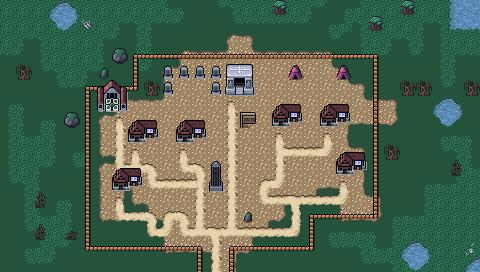

This is a level from a 2D game, rendered from its Tiled map with the project's own tilesets. A one-line summary and the map file follow, with tile-layer data summarised:
An orthogonal 30x17 tile map with 16x16 px tiles, 4 tile layers (Background, Ground, Foreground, AboveSprites), 3 tilesets and 13 objects (RotatingShop).

<map version="1.10" tiledversion="1.10.1" orientation="orthogonal" renderorder="right-down" width="30" height="17" tilewidth="16" tileheight="16" infinite="0" nextlayerid="6" nextobjectid="54">
 <editorsettings>
  <export target="wastetown..tmx" format="tmx" />
 </editorsettings>
 <tileset firstgid="1" source="../tileset/main.tsx" />
 <tileset firstgid="10113" source="../tileset/buildings.tsx" />
 <tileset firstgid="11905" source="../tileset/buildings-nocollide.tsx" />
 <layer id="1" name="Background" width="30" height="17">
  <data>[510 cells, 510 non-empty, 1 distinct tile ids]</data>
 </layer>
 <layer id="2" name="Ground" width="30" height="17">
  <data>[510 cells, 398 non-empty, 43 distinct tile ids]</data>
 </layer>
 <layer id="3" name="Foreground" width="30" height="17">
  <properties>
   <property name="spriteLayer" type="bool" value="true" />
  </properties>
  <data>[510 cells, 147 non-empty, 29 distinct tile ids]</data>
 </layer>
 <layer id="5" name="AboveSprites" width="30" height="17">
  <data>[510 cells, 34 non-empty, 16 distinct tile ids]</data>
 </layer>
 <objectgroup id="4" name="Objects">
  <object id="38" template="../obj/entry_up.tx" x="208" y="272" />
  <object id="41" template="../obj/shop.tx" x="129" y="146">
   <properties>
    <property name="commonShopList" value="Black,Black,Enchantment4Black,Creature2Black,Instant4Black" />
    <property name="mythicShopList" value="Planeswalker,WUBRG,Vehicle,Artifact,Equip,Wand,Legend4Black" />
    <property name="rareShopList" value="RWB,RUB,RGB,UWB,UGB,UWB,Land4Black,Creature6Black" />
    <property name="uncommonShopList" value="Dimir,Rakdos,Orzhov,Golgari,Dimir,Rakdos,Orzhov,Golgari,Land" />
   </properties>
  </object>
  <object id="42" template="../obj/shop.tx" x="177" y="145">
   <properties>
    <property name="commonShopList" value="Black,Black,Enchantment4Black,Creature2Black,Instant4Black" />
    <property name="mythicShopList" value="Planeswalker,WUBRG,Vehicle,Artifact,Equip,Wand,Legend4Black" />
    <property name="rareShopList" value="RWB,RUB,RGB,UWB,UGB,UWB,Land4Black,Creature6Black" />
    <property name="uncommonShopList" value="Dimir,Rakdos,Orzhov,Golgari,Dimir,Rakdos,Orzhov,Golgari,Land" />
   </properties>
  </object>
  <object id="43" template="../obj/shop.tx" x="321" y="129">
   <properties>
    <property name="commonShopList" value="Black,Black,Enchantment4Black,Creature2Black,Instant4Black" />
    <property name="mythicShopList" value="Planeswalker,WUBRG,Vehicle,Artifact,Equip,Wand,Legend4Black" />
    <property name="rareShopList" value="RWB,RUB,RGB,UWB,UGB,UWB,Land4Black,Creature6Black" />
    <property name="uncommonShopList" value="Dimir,Rakdos,Orzhov,Golgari,Dimir,Rakdos,Orzhov,Golgari,Land" />
   </properties>
  </object>
  <object id="44" template="../obj/shop.tx" x="114" y="194">
   <properties>
    <property name="commonShopList" value="Black,Black,Enchantment4Black,Creature2Black,Instant4Black" />
    <property name="mythicShopList" value="Planeswalker,WUBRG,Vehicle,Artifact,Equip,Wand,Legend4Black" />
    <property name="rareShopList" value="RWB,RUB,RGB,UWB,UGB,UWB,Land4Black,Creature6Black" />
    <property name="uncommonShopList" value="Dimir,Rakdos,Orzhov,Golgari,Dimir,Rakdos,Orzhov,Golgari,Land" />
   </properties>
  </object>
  <object id="45" template="../obj/shop.tx" x="273" y="130">
   <properties>
    <property name="commonShopList" value="Black,Black,Enchantment4Black,Creature2Black,Instant4Black" />
    <property name="mythicShopList" value="Planeswalker,WUBRG,Vehicle,Artifact,Equip,Wand,Legend4Black" />
    <property name="rareShopList" value="RWB,RUB,RGB,UWB,UGB,UWB,Land4Black,Creature6Black" />
    <property name="uncommonShopList" value="Dimir,Rakdos,Orzhov,Golgari,Dimir,Rakdos,Orzhov,Golgari,Land" />
   </properties>
  </object>
  <object id="46" template="../obj/shop.tx" x="337" y="177">
   <properties>
    <property name="commonShopList" value="Black,Black,Enchantment4Black,Creature2Black,Instant4Black" />
    <property name="mythicShopList" value="Planeswalker,WUBRG,Vehicle,Artifact,Equip,Wand,Legend4Black" />
    <property name="rareShopList" value="RWB,RUB,RGB,UWB,UGB,UWB,Land4Black,Creature6Black" />
    <property name="uncommonShopList" value="Dimir,Rakdos,Orzhov,Golgari,Dimir,Rakdos,Orzhov,Golgari,Land" />
   </properties>
  </object>
  <object id="47" template="../obj/inn.tx" x="230" y="98" />
  <object id="48" template="../obj/shop.tx" x="336" y="80">
   <properties>
    <property name="commonShopList" value="Swamp" />
    <property name="noRestock" type="bool" value="true" />
   </properties>
  </object>
  <object id="49" template="../obj/quest.tx" x="114" y="114">
   <properties>
    <property name="questtype" value="swamp_town_identity" />
   </properties>
  </object>
  <object id="50" template="../obj/shardtrader.tx" x="288" y="82" />
  <object id="51" template="../obj/shop.tx" x="201" y="88">
   <properties>
    <property name="commonShopList" value="Black,Black,Enchantment4Black,Creature2Black,Instant4Black" />
    <property name="mythicShopList" value="Planeswalker,WUBRG,Vehicle,Artifact,Equip,Wand,Legend4Black" />
    <property name="rareShopList" value="RWB,RUB,RGB,UWB,UGB,UWB,Land4Black,Creature6Black" />
    <property name="signXOffset" type="float" value="-4" />
    <property name="uncommonShopList" value="Dimir,Rakdos,Orzhov,Golgari,Dimir,Rakdos,Orzhov,Golgari,Land" />
   </properties>
  </object>
  <object id="53" template="../obj/RotatingShop.tx" type="RotatingShop" x="167" y="88">
   <properties>
    <property name="rotation" value="Black1,Black2,Black3,Black4,Black5,Black6" />
    <property name="signXOffset" type="float" value="4" />
    <property name="signYOffset" type="float" value="-16" />
   </properties>
  </object>
 </objectgroup>
</map>
